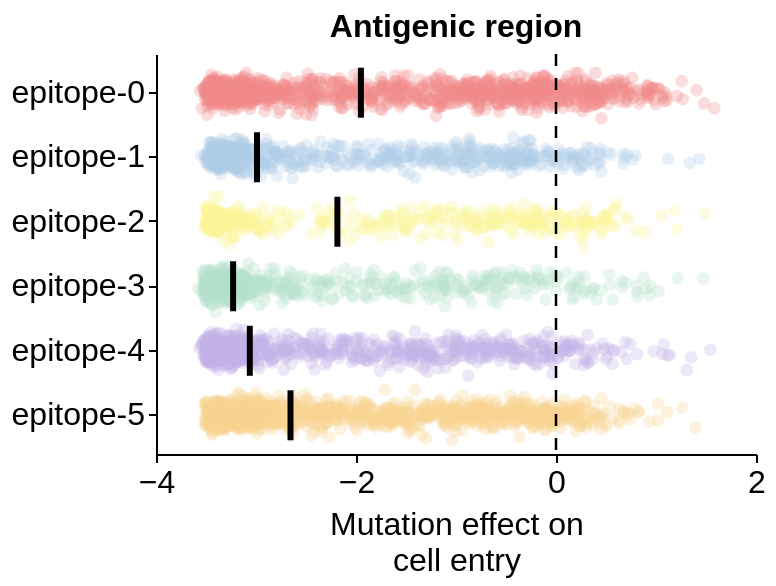

The code cell stored with this chart in its notebook:
### Code cell
# ---------------------------------------------------------------------------
# Define colors and order
order = [
    'epitope-0',
    'epitope-1',
    'epitope-2',
    'epitope-3',
    'epitope-4',
    'epitope-5'
]

colors = {
    'epitope-0': '#F28C8C',   # pink
    'epitope-5': '#F7D593',   # peach
    'epitope-3': '#B7E1CD',   # mint green
    'epitope-4': '#C4B4E7',   # lavender
    'epitope-2': '#FDF699',   # light yellow
    'epitope-1': '#AFCDE7'    # light blue
}

# ---------------------------------------------------------------------------
# Filter to only rows with valid region and effect
plot_df = func_data_for_heatmap.dropna(
    subset=['region', 'effect']
).copy()

# Add jitter for yOffset (Altair requires this precomputed)
plot_df['jitter'] = np.random.normal(
    loc=0,
    scale=0.2,
    size=len(plot_df)
)

# ---------------------------------------------------------------------------
# Scatter points
points = alt.Chart(plot_df).mark_circle(
    size=40,
    opacity=0.3
).encode(
    y=alt.Y(
        "region:N",
        sort=order,
        title=None
    ),
    x=alt.X(
        "effect:Q",
        title=["Mutation effect on", "cell entry"]
    ),
    yOffset=alt.YOffset("jitter:Q"),
    color=alt.Color(
        "region:N",
        scale=alt.Scale(
            domain=order,
            range=[colors[o] for o in order]
        ),
        legend=None
    ),
    tooltip=['site', 'wildtype', 'mutant', 'effect']
)

# ---------------------------------------------------------------------------
# Median effect lines
median_line = alt.Chart(plot_df).mark_tick(
    color='black',
    thickness=3,
    size=25
).encode(
    y=alt.Y(
        'region:N',
        sort=order
    ),
    x='median(effect):Q'
)

# ---------------------------------------------------------------------------
# Vertical reference line at x = 0
vline = alt.Chart(
    pd.DataFrame({'x': [0]})
).mark_rule(
    color='black',
    size=1.25,
    opacity=1.0,
    strokeDash=[6, 6]
).encode(
    x='x:Q'
)

# ---------------------------------------------------------------------------
# Combine all layers
chart = alt.layer(
    points,
    median_line,
    vline
).properties(
    height=200,
    width=300,
    title=alt.TitleParams(
        text='Antigenic region',
        anchor='middle',
        fontSize=16,
        fontWeight='bold',
    )
)

chart.display()

### Figure 1 — Vega-Lite specification as saved in the notebook (floating-point values rounded to 4 significant figures; data arrays with more than 128 entries replaced by an {"elided": "..."} marker saying what was removed)
{"config": {"background": "white", "title": {"fontSize": 20, "fontWeight": "normal", "font": "Helvetica", "anchor": "start", "color": "#000000", "orient": "top", "offset": 5, "subtitleColor": "gray", "subtitleFont": "Helvetica", "subtitleFontWeight": "normal", "subtitleFontSize": 18, "subtitlePadding": 2}, "axis": {"domain": true, "domainColor": "black", "domainWidth": 1, "grid": false, "gridColor": "#DEDDDD", "gridWidth": 0.5, "labelFont": "Helvetica", "labelFontSize": 16, "labelFlush": false, "labelFontWeight": "normal", "labelPadding": 2, "tickColor": "black", "tickSize": 4, "tickCount": 3, "tickWidth": 1, "titleFont": "Helvetica", "titleAlign": "center", "titleFontWeight": "normal", "titleFontSize": 16, "titlePadding": 5}, "legend": {"labelFont": "Helvetica", "labelFontSize": 16, "symbolSize": 100, "titleFont": "Helvetica", "titleFontSize": 16, "titleFontWeight": "normal", "padding": 5, "titleLimit": 200, "gradientLength": 100}, "range": {"category": ["#4e79a7", "#f28e2c", "#e15759", "#76b7b2", "#59a14f", "#edc949", "#af7aa1", "#ff9da7", "#9c755f", "#bab0ab"], "diverging": ["#c7e9b4", "#7fcdbb", "#41b6c4", "#1d91c0", "#225ea8", "#253494"]}, "view": {"stroke": "white", "strokeWidth": 0}, "text": {"font": "Helvetica", "fontSize": 16}}, "layer": [{"data": {"name": "data-c9d1b84dfb951cea7838d4b27a0ef4a4"}, "mark": {"type": "circle", "opacity": 0.3, "size": 40}, "encoding": {"color": {"field": "region", "legend": null, "scale": {"domain": ["epitope-0", "epitope-1", "epitope-2", "epitope-3", "epitope-4", "epitope-5"], "range": ["#F28C8C", "#AFCDE7", "#FDF699", "#B7E1CD", "#C4B4E7", "#F7D593"]}, "type": "nominal"}, "tooltip": [{"field": "site", "type": "quantitative"}, {"field": "wildtype", "type": "nominal"}, {"field": "mutant", "type": "nominal"}, {"field": "effect", "type": "quantitative"}], "x": {"field": "effect", "title": ["Mutation effect on", "cell entry"], "type": "quantitative"}, "y": {"field": "region", "sort": ["epitope-0", "epitope-1", "epitope-2", "epitope-3", "epitope-4", "epitope-5"], "title": null, "type": "nominal"}, "yOffset": {"field": "jitter", "type": "quantitative"}}}, {"data": {"name": "data-c9d1b84dfb951cea7838d4b27a0ef4a4"}, "mark": {"type": "tick", "color": "black", "size": 25, "thickness": 3}, "encoding": {"x": {"aggregate": "median", "field": "effect", "type": "quantitative"}, "y": {"field": "region", "sort": ["epitope-0", "epitope-1", "epitope-2", "epitope-3", "epitope-4", "epitope-5"], "type": "nominal"}}}, {"data": {"name": "data-d285a7403ed98ae579761d64a864032b"}, "mark": {"type": "rule", "color": "black", "opacity": 1.0, "size": 1.25, "strokeDash": [6, 6]}, "encoding": {"x": {"field": "x", "type": "quantitative"}}}], "height": 200, "title": {"text": "Antigenic region", "anchor": "middle", "fontSize": 16, "fontWeight": "bold"}, "width": 300, "$schema": "https://vega.github.io/schema/vega-lite/v5.20.1.json", "datasets": {"data-c9d1b84dfb951cea7838d4b27a0ef4a4": {"elided": "5518 records"}, "data-d285a7403ed98ae579761d64a864032b": [{"x": 0}]}}
